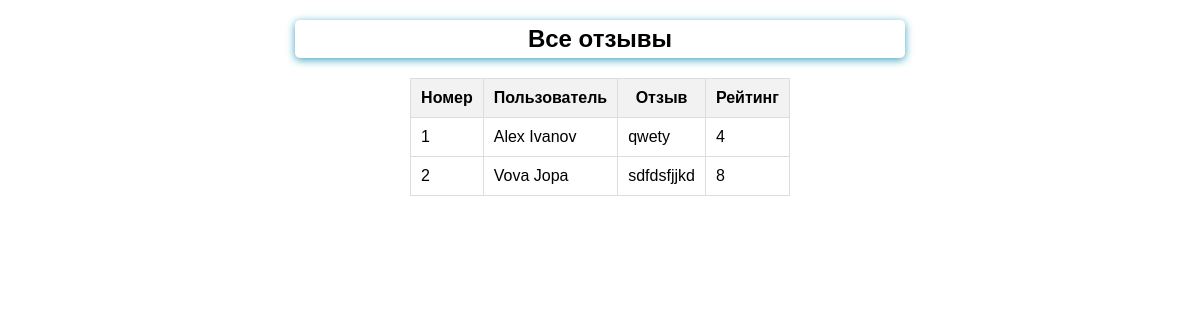
The page /all on the database as committed earlier.
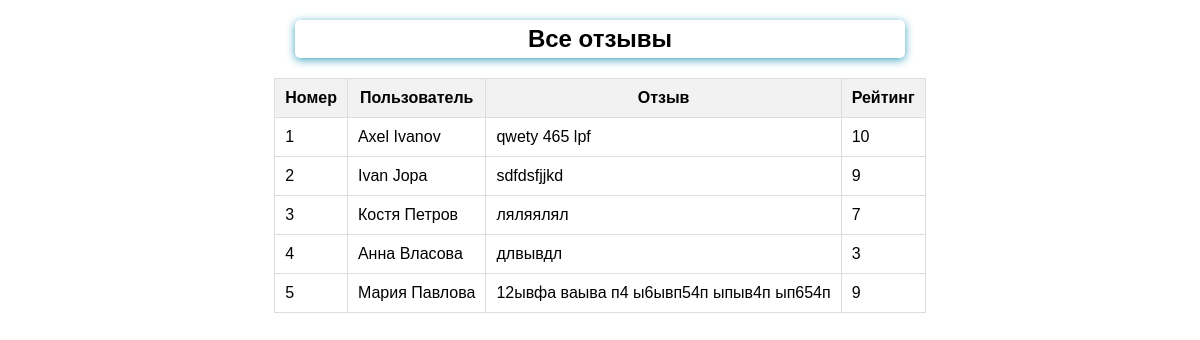
The same page on the database as committed later.
### feedback/models.py (models this page shows)
class Feedback(models.Model):
    name = models.CharField(max_length=20, validators=[MinLengthValidator(2)])
    surname = models.CharField(max_length=20, validators=[MinLengthValidator(2)])
    feedback = models.TextField()
    rating = models.PositiveIntegerField(
        validators=[MinValueValidator(1), MaxValueValidator(10)]
    )

### feedback/views.py (the view)
# urls.py: path('all', ListFeedBackView.as_view(), name='list_feedback'),
class ListFeedBackView(ListView):
    template_name = 'feedback/list_feedback.html'
    model = Feedback
    context_object_name = 'feedbacks'

### feedback/templates/feedback/list_feedback.html (shortened to what this page needs)
{% extends 'feedback/base.html' %}
{% load static %}
{% block content %}
    <link rel="stylesheet" href="{% static 'feedback/styles.css' %}">
    <h2>Все отзывы</h2>
    {% if feedbacks %}
        <table class="feedback-table">
            <thead>
                <tr>
                    <th>Номер</th>
                    <th>Пользователь</th>
                    <th>Отзыв</th>
                    <th>Рейтинг</th>
                </tr>
            </thead>
            <tbody>
                {% for feedback in feedbacks %}
                    <tr onclick= "window.location='{% url 'detail_feedback' feedback.id %}'" style="cursor: pointer;">
                        <td>{{ forloop.counter }}</td>
                        <td>{{ feedback.name }} {{ feedback.surname }}</td>
                        <td class="feedback-cell">{{ feedback.feedback }}</td>
                        <td>{{ feedback.rating }}</td>
                    </tr>
                {% endfor %}
            </tbody>
        </table>
    {% else %}
        <p>Отзывов пока нет.</p>
    {% endif %}
{% endblock %}

Rows that differ between the two databases and show on the page:
changed Feedback "Ivanov": name "Alex" → "Axel"; feedback "qwety" → "qwety 465 lpf"; rating "4" → "10"
changed Feedback "Jopa": name "Vova" → "Ivan"; rating "8" → "9"
added Feedback: name "Костя", surname "Петров", feedback "ляляялял", rating "7"
added Feedback: name "Анна", surname "Власова", feedback "длвывдл", rating "3"
added Feedback: name "Мария", surname "Павлова", feedback "12ывфа ваыва п4 ы6ывп54п ыпыв4п ып654п", rating "9"
